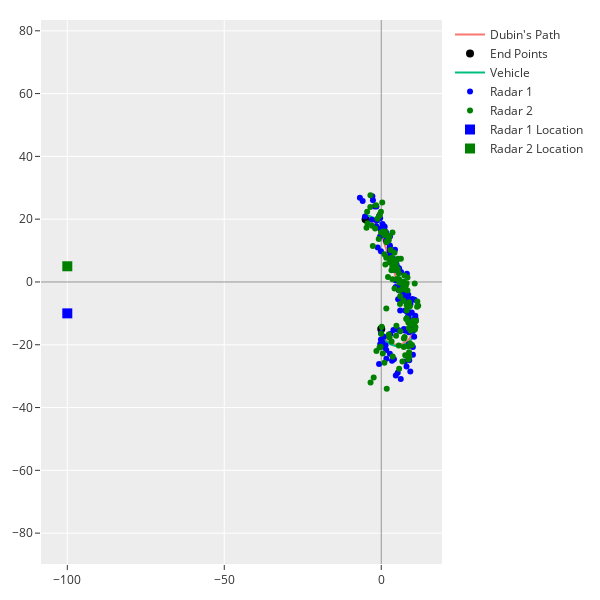

The code cell stored with this chart in its notebook:
### Code cell
fig = plot_dubin(["Dubin's Path", "lines", configurations], 
           ["Vehicle", "lines", vehicles_path], 
           ["Radar 1", "markers", x_y_1],
           ["Radar 2", "markers", x_y_2])

fig.data[3].line.color = "blue"
fig.data[4].line.color = "green"

fig.add_trace(
    go.Scatter(
        x=[radar_1.x],
        y=[radar_1.y],
        name='Radar 1 Location',
        mode="markers",
        marker_size=10,
        marker_color="blue",
        marker_symbol="square"
    )
)

fig.add_trace(
    go.Scatter(
        x=[radar_2.x],
        y=[radar_2.y],
        name='Radar 2 Location',
        mode="markers",
        marker_size=10,
        marker_color="green",
        marker_symbol="square"
    )
)


fig.update_layout(
    xaxis_range=None,
    yaxis_range=None
)


fig.show()
